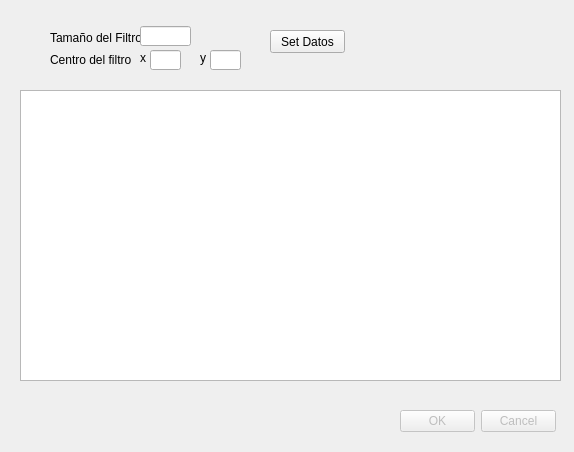
<?xml version="1.0" encoding="UTF-8"?>
<ui version="4.0">
 <class>CustomMask</class>
 <widget class="QDialog" name="CustomMask">
  <property name="geometry">
   <rect>
    <x>0</x>
    <y>0</y>
    <width>574</width>
    <height>452</height>
   </rect>
  </property>
  <property name="windowTitle">
   <string>Dialog</string>
  </property>
  <widget class="QTableWidget" name="Table">
   <property name="geometry">
    <rect>
     <x>20</x>
     <y>90</y>
     <width>541</width>
     <height>291</height>
    </rect>
   </property>
  </widget>
  <widget class="QDialogButtonBox" name="CrearFiltro">
   <property name="enabled">
    <bool>false</bool>
   </property>
   <property name="geometry">
    <rect>
     <x>400</x>
     <y>410</y>
     <width>156</width>
     <height>23</height>
    </rect>
   </property>
   <property name="standardButtons">
    <set>QDialogButtonBox::Cancel|QDialogButtonBox::Ok</set>
   </property>
  </widget>
  <widget class="QLabel" name="label">
   <property name="geometry">
    <rect>
     <x>50</x>
     <y>50</y>
     <width>81</width>
     <height>20</height>
    </rect>
   </property>
   <property name="text">
    <string>Centro del filtro: </string>
   </property>
  </widget>
  <widget class="QLineEdit" name="X">
   <property name="geometry">
    <rect>
     <x>150</x>
     <y>50</y>
     <width>31</width>
     <height>20</height>
    </rect>
   </property>
  </widget>
  <widget class="QLabel" name="label_2">
   <property name="geometry">
    <rect>
     <x>140</x>
     <y>50</y>
     <width>16</width>
     <height>16</height>
    </rect>
   </property>
   <property name="text">
    <string>x</string>
   </property>
  </widget>
  <widget class="QLabel" name="label_3">
   <property name="geometry">
    <rect>
     <x>200</x>
     <y>50</y>
     <width>16</width>
     <height>16</height>
    </rect>
   </property>
   <property name="text">
    <string>y</string>
   </property>
  </widget>
  <widget class="QLineEdit" name="Y">
   <property name="geometry">
    <rect>
     <x>210</x>
     <y>50</y>
     <width>31</width>
     <height>20</height>
    </rect>
   </property>
  </widget>
  <widget class="QLabel" name="label_4">
   <property name="geometry">
    <rect>
     <x>50</x>
     <y>30</y>
     <width>91</width>
     <height>16</height>
    </rect>
   </property>
   <property name="text">
    <string>Tamaño del Filtro</string>
   </property>
  </widget>
  <widget class="QLineEdit" name="Tam">
   <property name="geometry">
    <rect>
     <x>140</x>
     <y>26</y>
     <width>51</width>
     <height>20</height>
    </rect>
   </property>
  </widget>
  <widget class="QPushButton" name="SetData">
   <property name="geometry">
    <rect>
     <x>270</x>
     <y>30</y>
     <width>75</width>
     <height>23</height>
    </rect>
   </property>
   <property name="text">
    <string>Set Datos</string>
   </property>
  </widget>
  <widget class="QLabel" name="Status">
   <property name="geometry">
    <rect>
     <x>260</x>
     <y>60</y>
     <width>301</width>
     <height>16</height>
    </rect>
   </property>
   <property name="text">
    <string/>
   </property>
  </widget>
 </widget>
 <resources/>
 <connections/>
</ui>
